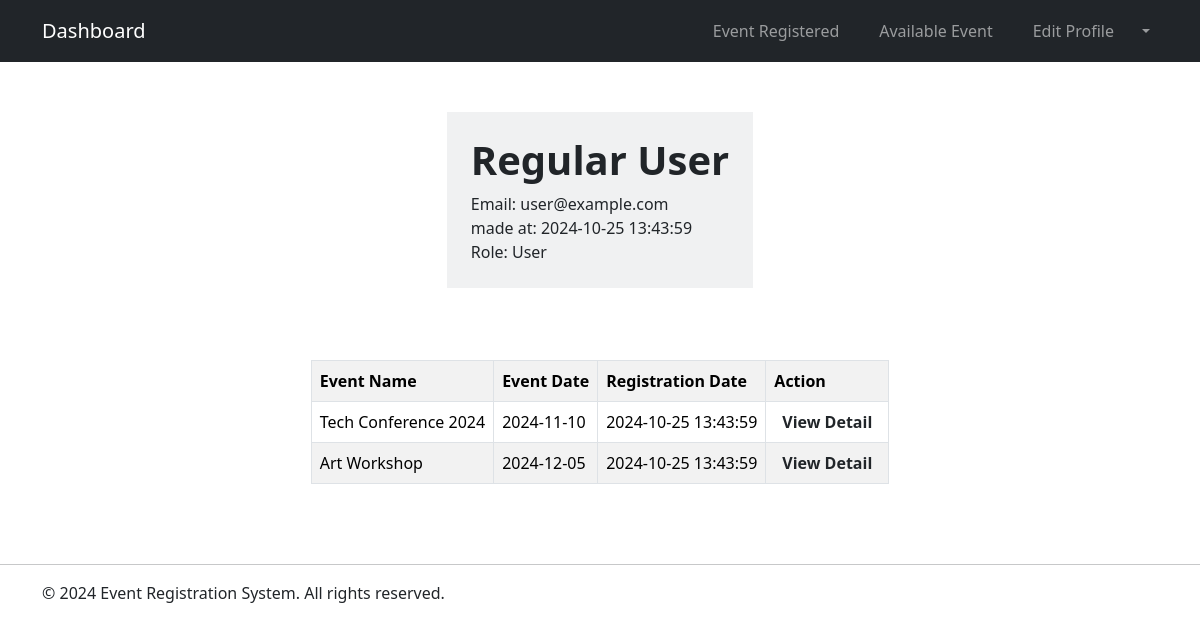
Page /account_detail.php (signed in) on the committed database.
### tables this page shows
CREATE TABLE IF NOT EXISTS registrations (
    id INT AUTO_INCREMENT PRIMARY KEY,
    user_id INT NOT NULL,
    event_id INT NOT NULL,
    registration_date TIMESTAMP DEFAULT CURRENT_TIMESTAMP,
    FOREIGN KEY (user_id) REFERENCES users(id) ON DELETE CASCADE,
    FOREIGN KEY (event_id) REFERENCES events(id) ON DELETE CASCADE
);

CREATE TABLE IF NOT EXISTS events (
    id INT AUTO_INCREMENT PRIMARY KEY,
    event_name VARCHAR(255) NOT NULL,
    event_date DATE NOT NULL,
    event_location VARCHAR(255) NOT NULL,
    event_description TEXT NOT NULL,
    event_image VARCHAR(255) NOT NULL,
    max_participants INT NOT NULL,
    created_at TIMESTAMP DEFAULT CURRENT_TIMESTAMP,
    updated_at TIMESTAMP ON UPDATE CURRENT_TIMESTAMP,
    event_status ENUM('open', 'closed', 'canceled') DEFAULT 'open'
);

### account_detail.php (the view, shortened to what this page needs)
<?php
if (!$_SESSION['is_admin'] || $_SESSION['debug_mode']) {
    require './database/config.php';
    $user_id = $_SESSION['id'];
    $sql = 'SELECT e.event_name, e.event_date, r.event_id, r.registration_date
            FROM registrations AS r
            LEFT JOIN events AS e
            ON (r.event_id = e.id)
            WHERE user_id = ?';
    $stm = $db->prepare($sql);
    if($stm->execute([$user_id])){
        if($stm->rowCount() > 0){
            $result_exist = 1;
        }
        else{
            $result_exist = 0;
        }
    }
}
require './includes/header.php';
?>
<body>
    <?php include './includes/navbar.php'; ?>
    <br />
    <br />
    <div class="d-flex flex-column justify-content-center">
        <div id="content" class="mx-auto my-4 p-4 bg-secondary bg-opacity-10">
            <h1>
                <b><?= $_SESSION['name'] ?></b>
            </h1>
            <?= 'Email: ' . htmlspecialchars($_SESSION['email']) ?><br/>
            made at: <?= $_SESSION['acc_creation'] ?><br/>
            Role: <?php if ($_SESSION['is_admin']) { echo 'Admin';} else {echo 'User';} ?>
        </div>
        <div id='content' class='mx-auto my-4 p-4'>
            <?php
            if(!$_SESSION['is_admin'] || $_SESSION['debug_mode']){
                if($result_exist == 1){
            ?>
            <table class = 'table table-striped table-bordered'>
                <tr>
                    <th>Event Name</th>
                    <th>Event Date</th>
                    <th>Registration Date</th>
                    <th>Action</th>
                </tr>
            <?php
                    while($row = $stm->fetch(PDO::FETCH_ASSOC)){
            ?>
                <tr>
                    <td><?= $row['event_name'] ?></td>
                    <td><?= $row['event_date'] ?></td>
                    <td><?= $row['registration_date'] ?></td>
                    <td>
                        <a class="nav-link mx-2 text-dark" href = './user/event_detail.php?id=<?= $row['event_id'] ?>'><b>View Detail</b></a>
                    </td>
                </tr>
            <?php
                    }
            ?>
            </table>
            <?php
                }
            }
            ?>
        </div>
    </div>
    <hr>
    <?php include './includes/footer.php'; ?>
</body>

### rows in the picture
registrations: event.event_name "Tech Conference 2024", event.event_date "2024-11-10", registration_date "2024-10-25 13:43:59"
registrations: event.event_name "Art Workshop", event.event_date "2024-12-05", registration_date "2024-10-25 13:43:59"

### other values in the picture
$_SESSION['name'] "Regular User"
$_SESSION['email'] "user@example.com"
$_SESSION['acc_creation'] "2024-10-25 13:43:59"
